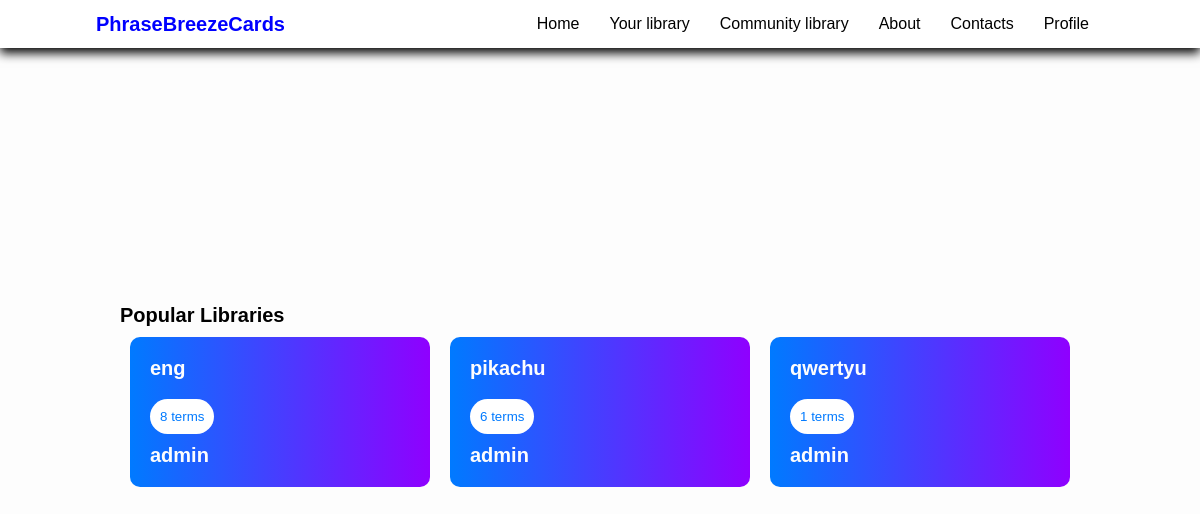
/home_page/, run on the app's committed database.
### community_library/models.py (models this page shows, shortened)
class Set(models.Model):
    name = models.CharField(max_length=100)
    description = models.TextField(max_length=100, blank=True)
    slug = models.TextField()
    user = models.ForeignKey(User, on_delete=models.CASCADE, related_name='library_sets')
    is_published = models.BooleanField(default=False, blank=True)
    cards_count = models.PositiveIntegerField()
    downloads = models.PositiveIntegerField(default=0)
    category = models.ForeignKey(SetCategory, related_name='library_category', on_delete=models.CASCADE,
                                 default=1)

### home/views.py (the view)
# urls.py: path('home_page/', views.home_view, name='home'),
def home_view(request):
    popular_sets = community_library.models.Set.objects.filter(is_published=True).order_by('downloads')[:3]
    template_name = 'home/home_page.html'
    context = {'popular_sets': popular_sets}
    return render(request, template_name, context)

### templates/home/home_page.html (shortened to what this page needs)
{% extends 'base_generic.html' %}
{% block header %}
    {% include 'header.html' %}
{% endblock %}
{% block content %}
    <h2>Popular Libraries</h2>
    <div class="card-container">
        {% for set in popular_sets %}
            <a href="{% url 'library_set' set.user.username set.slug %}">
                <div class="card">
                    <h3>{{ set.name }}</h3>
                    <button>{{ set.cards_count }} terms</button>
                    <h3>{{ set.user }}</h3>
                </div>
            </a>
        {% endfor %}
    </div>
{% endblock %}

### templates/base_generic.html (style rules this page uses)
* { margin: 0; padding: 0; box-sizing: border-box; font-family: sans-serif; list-style: none; text-decoration: none; }
body { margin-top: 100px; height: 100vh; background-color: #fff; }

### templates/home/home_page.html (style rules this page uses)
body { background: #FDFDFD; display: flex; flex-direction: column; align-items: center; justify-content: center; height: 100vh; margin: 0; color: #000; }
h2, h3 { margin: 0; font-size: 20px; }
h3 { color: #FDFDFD; }
a { text-decoration: none; color: #FDFDFD; }
.card-container { display: flex; overflow-x: auto; }
.card { width: 300px; height: 150px; background: linear-gradient(to right, #007AFF, #8F00FF); color: white; margin: 10px; padding: 20px; border-radius: 10px; text-align: left; cursor: pointer; transition: background 0.3s; display: flex; flex-direction: column; justify-content: space-between; }
button { width: auto; padding: 10px; background-color: #FFFFFF; color: #007AFF; border: none; border-radius: 20px; cursor: pointer; align-self: flex-start; margin-top: 10px; transition: background 0.3s; white-space: nowrap; }

### data on the page
Set: name "eng", cards_count "8", user "admin"
Set: name "pikachu", cards_count "6", user "admin"
Set: name "qwertyu", cards_count "1", user "admin"
